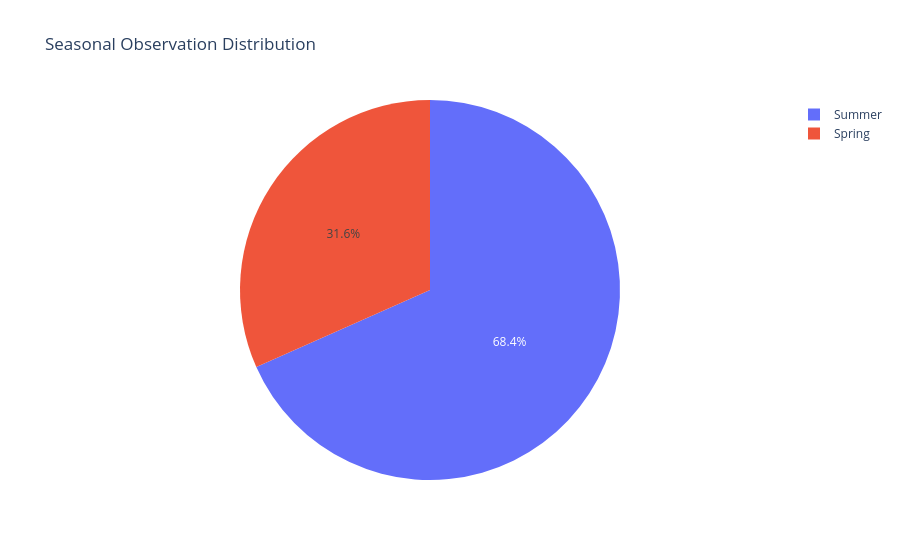

Write notebook code for a chart like this one.
### Code cell
fig = px.pie(
    season_counts,
    names="Season",
    values="Observation_Count",
    title="Seasonal Observation Distribution"
)

fig.show()

plt.savefig(
    "../images/temporal/season_distribution.png",
    bbox_inches="tight",
    dpi=300
)

plt.show()

### Figure 1 — Plotly figure (JSON) as saved in the notebook; plotly's stock layout.template omitted (floating-point values rounded to 4 significant figures)
{"data": [{"domain": {"x": [0, 1], "y": [0, 1]}, "hovertemplate": "Season=%{label}<br>Observation_Count=%{value}<extra></extra>", "labels": ["Summer", "Spring"], "legendgroup": "", "name": "", "showlegend": true, "type": "pie", "values": [10508, 4864]}], "layout": {"legend": {"tracegroupgap": 0}, "title": {"text": "Seasonal Observation Distribution"}}}
